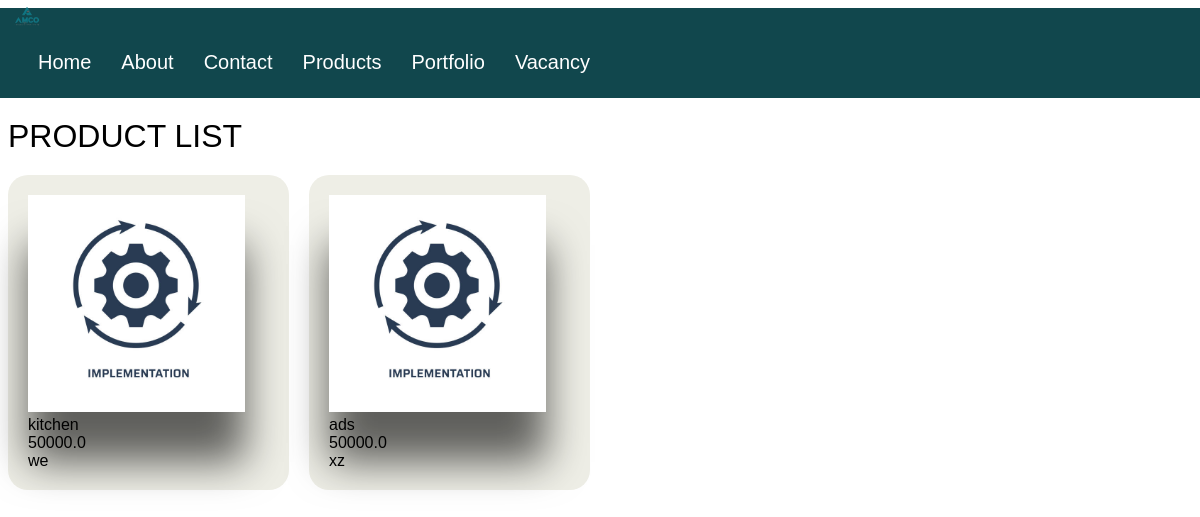
Before: /prod with the older database file.
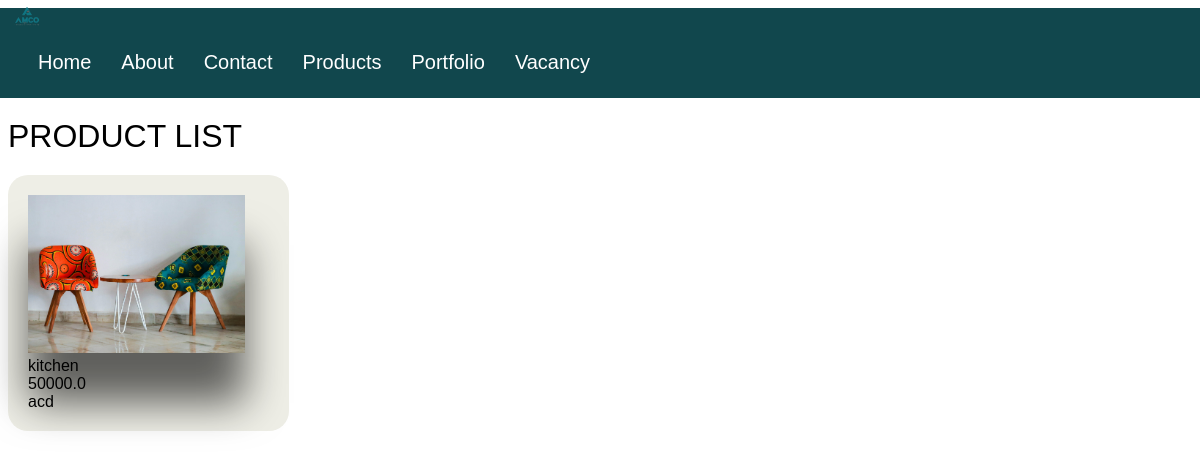
After: the same page with the newer database file.
### app.py (models this page shows, shortened)
class Product(db.Model):
    id = db.Column(db.Integer, primary_key=True)
    name = db.Column(db.String(100), nullable=False)
    price = db.Column(db.Float, nullable=False)
    image = db.Column(db.String(100), nullable=False)
    description = db.Column(db.Text, nullable=False)

### app.py (the view)
@app.route('/prod')
def p_page():
    products = Product.query.all()
    return render_template('prod.html', products=products)

### templates/prod.html (shortened to what this page needs)
<!DOCTYPE html>
<html lang="en">
<head>
</head>
<body>
    <nav class="navbar navbar-default">
        <div class="container-fluid">
            <div class="navbar-header">
                <a class="navbar-brand" href="#">
                    <img src="/static/images/logo.png" alt="Logo" height="30">
                </a>
            </div>
            <ul class="nav navbar-nav">
                <li><a href="/home">Home</a></li>
                <li><a href="#">About</a></li>
                <li><a href="#">Contact</a></li>
                <li><a href="/prod">Products</a></li>
                <li><a href="#">Portfolio</a></li>
                <li><a href="/">Vacancy</a></li>
            </ul>
        </div>
    </nav>
    <div class="container">
        <div class="title">PRODUCT LIST</div>
        <div class="listProduct">
            {% for product in products %}
            <div class="item">
                <img src="{{ url_for('uploaded_file', filename=product.image) }}" alt="{{ product.name }}">
                <div>{{ product.name }}</div>
                <div>{{ product.price }}</div>
                <div>{{ product.description }}</div>
            </div>
            {% endfor %}
        </div>
    </div>
</body>
</html>

### templates/prod.html (style rules this page uses)
.title { font-size: xx-large; padding: 20px 0; }
.listProduct .item img { width: 90%; filter: drop-shadow(0 50px 20px #0009); }
.listProduct { display: grid; grid-template-columns: repeat(4, 1fr); gap: 20px; }
.listProduct .item { background-color: #EEEEE6; padding: 20px; border-radius: 20px; }
nav { padding: 10px 10px; display: flex; align-items: center; justify-content: space-between; position: relative; height: 70px; width: 100%; left: -10px; }

Changed rows visible on the page:
removed Product: image (picture), name "ads", price "50000.0", description "xz"
changed Product "kitchen": image: a different picture; description "we" → "acd"
